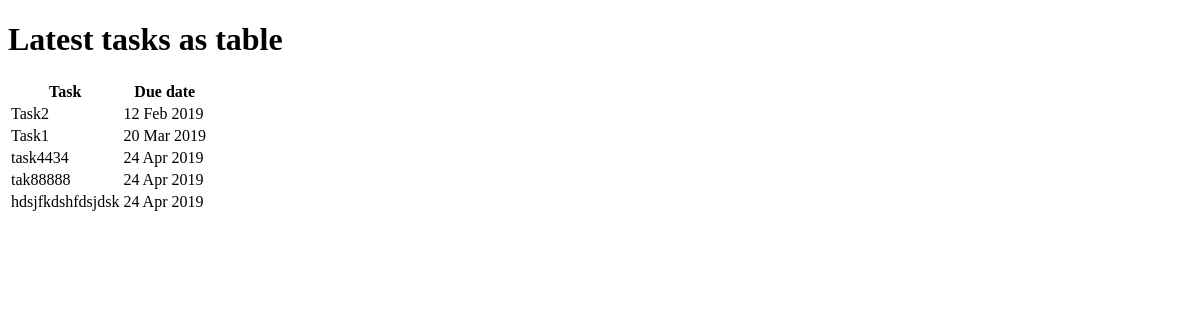
/demos/table, run on an earlier commit of the app's database.
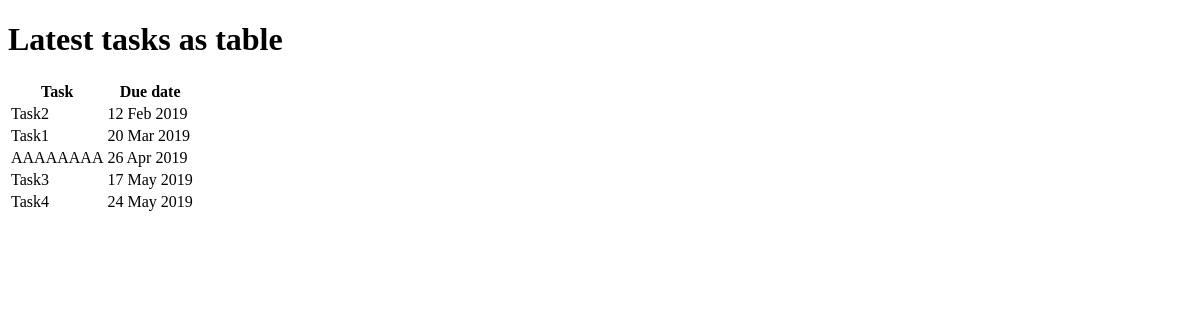
And on a later commit of the database.
### todo_app/models.py (models this page shows, shortened)
class Task(models.Model):
  id = models.AutoField(primary_key=True)
  title = models.CharField('Title', max_length=100, help_text="Task Title")
  description = models.TextField('Description', null=True, help_text="Task Description")
  image = models.ImageField('Image',
    null=False,
    blank=True,
    help_text='Task image',
    upload_to='images/')
  due = models.DateTimeField('due', default=days_from_now_1, help_text="Task Due (default - 1 day from now)")
  created = models.DateTimeField(auto_now_add=True)
  completed = models.BooleanField(default=False)

### demos/views.py (the view)
# urls.py: path('table', views.table, name='table'),
def table(request):
    latest_tasks = Task.objects.order_by('due')[:5]
    context = {
        'latest_tasks': latest_tasks
    }
    template_file = 'demos/table.html'
    return render(request, template_file, context)

### demos/templates/demos/table.html (shortened to what this page needs)
<!DOCTYPE html>
<html>
<head>
</head>
<body>
    <h1>Latest tasks as table</h1>
    {% if latest_tasks %}
        <table>
            <tr><th>Task</th><th>Due date</th></tr>
            {% for task in latest_tasks %}
                <tr><td>{{ task.title }}</td><td>{{ task.due | date:"d M Y" }}</td></tr>
            {% endfor %}
        </table>
    {% else %}
        <p>No task left</p>
    {% endif %}
</body>
</html>

What changed in the data, as far as the page shows it:
removed Task: title "task4434", due "24 Apr 2019"
removed Task: title "tak88888", due "24 Apr 2019"
removed Task: title "hdsjfkdshfdsjdsk", due "24 Apr 2019"
added Task: title "AAAAAAAA", due "26 Apr 2019"
now on this page (row unchanged): Task: title "Task3", due "17 May 2019"
now on this page (row unchanged): Task: title "Task4", due "24 May 2019"
